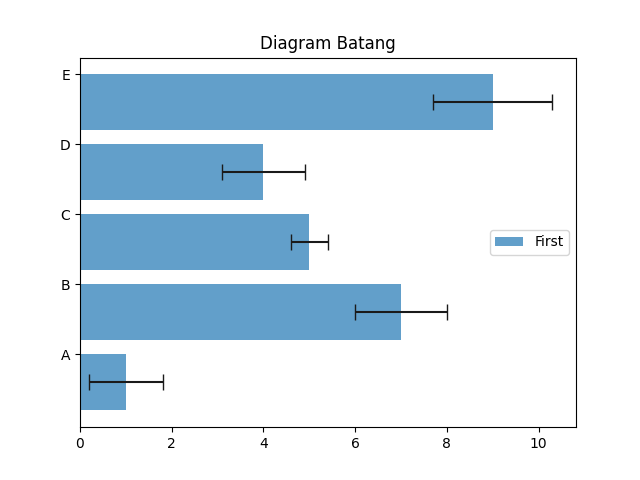

Source code (Python):
import numpy as np
import matplotlib.pyplot as plt 
 
index = np.arange(5) 
values = [1,7,5,4,9] 
std = [0.8,1,0.4,0.9,1.3] 
plt.title('Diagram Batang') 
plt.barh(index,values,xerr=std,error_kw={'ecolor':'0.1','capsize':6
 },alpha=0.7,label='First') 
plt.yticks(index+0.4,['A','B','C','D','E']) 
plt.legend(loc=5) 
plt.show() 
